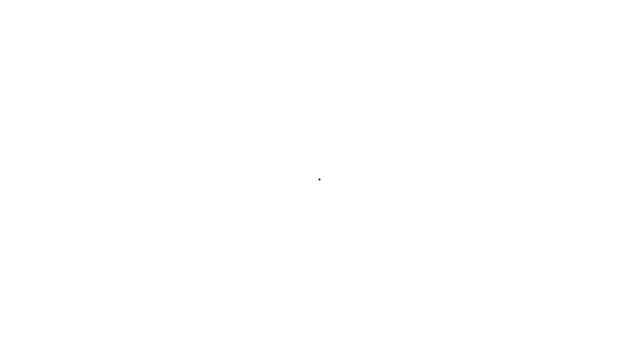
Frame 1 (no input)
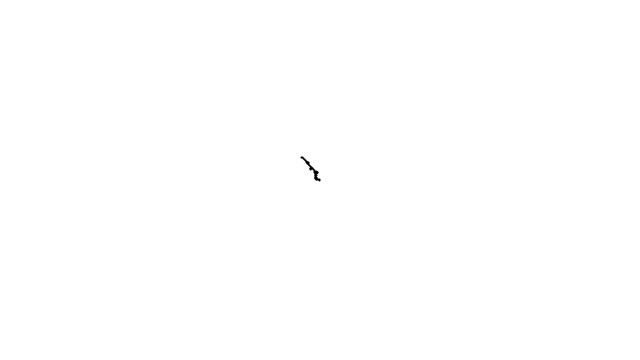
Frame 60 (the mouse pressed at the canvas centre just before this capture)
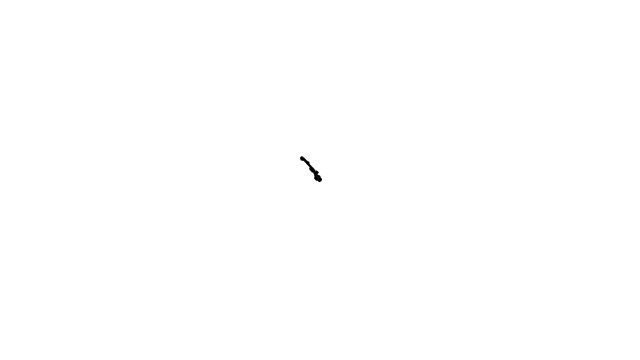
Frame 120 (the mouse held since frame 60 and released just before this capture)

The Processing sketch that drew these frames (run headless with seeded random() and noise(); from frame 60 on, the mouse is pressed at the canvas centre):

// Processing sketch: exercice_3
// ── exercice_3.pde
class Walker {
  int x;
  int y;

  Walker() {
    x = width/2;
    y = height/2;
  }

  void display() {
    stroke(0);
    strokeWeight(2);
    point(x, y);
  }

  void step() {
    float r = random(1);

    if (r < 0.125) {
      x++;
    } else if (r < 0.25) {
      x--;
    } else if (r < 0.375) {
      y++;
    } else if (r < 0.50) {
      y--;
    } else {
      updateByMouse();
    }

    x = constrain(x, 0, width-1);
    y = constrain(y, 0, height-1);
  }

  void updateByMouse() {
    if (mouseX > x) {
      x++;
    } else {
      x--;
    }

    if (mouseY > y) {
      y++;
    } else {
      y--;
    }
  }
}

Walker w;

void setup() {
  size(640, 360);
  w = new Walker();
  background(255);
}

void draw() {
  w.step();
  w.display();
}
